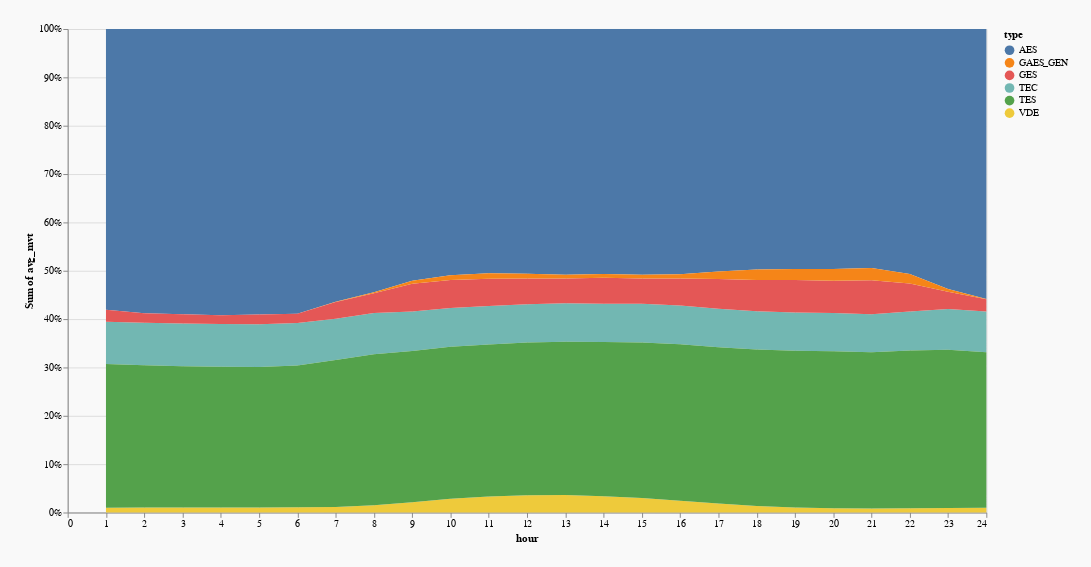

The code cell stored with this chart in its notebook:
### Code cell
# 2. Visualize

alt.Chart(new_df).transform_filter(alt.FieldRangePredicate(field='hour', range=[1, 24])).mark_area().encode(
    x = alt.X('hour:Q'),
    y = alt.Y('avg_mvt:Q', aggregate = 'sum', stack = 'normalize'),
    color = alt.Color('type:N')
).properties(width = 950, height = 500, background = '#F9F9F9', padding = 25)

### Figure 1 — Vega-Lite specification as saved in the notebook (floating-point values rounded to 4 significant figures; data arrays with more than 128 entries replaced by an {"elided": "..."} marker saying what was removed)
{"config": {"view": {"continuousWidth": 400, "continuousHeight": 300}}, "data": {"name": "data-9ef834aa32926bf174b419d55b7db25f"}, "mark": "area", "background": "#F9F9F9", "encoding": {"color": {"type": "nominal", "field": "type"}, "x": {"type": "quantitative", "field": "hour"}, "y": {"type": "quantitative", "aggregate": "sum", "field": "avg_mvt", "stack": "normalize"}}, "height": 500, "padding": 25, "transform": [{"filter": {"field": "hour", "range": [1, 24]}}], "width": 950, "$schema": "https://vega.github.io/schema/vega-lite/v4.8.1.json", "datasets": {"data-9ef834aa32926bf174b419d55b7db25f": {"elided": "144 records"}}}
